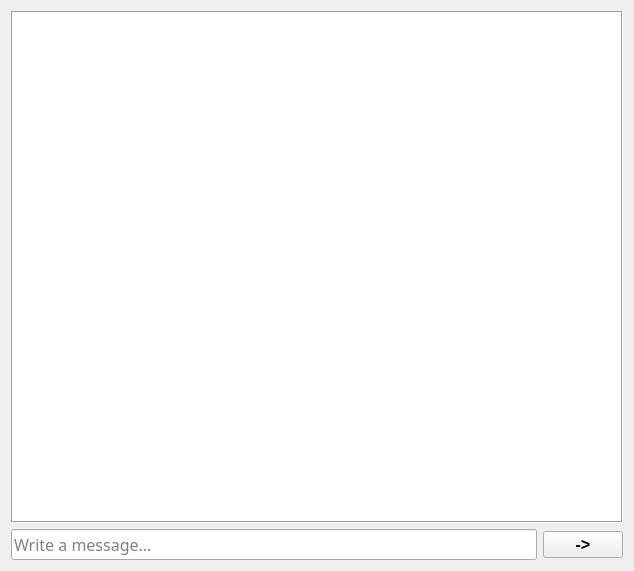
<?xml version="1.0" encoding="UTF-8"?>
<ui version="4.0">
 <class>ChatWindow</class>
 <widget class="QWidget" name="ChatWindow">
  <property name="geometry">
   <rect>
    <x>0</x>
    <y>0</y>
    <width>634</width>
    <height>571</height>
   </rect>
  </property>
  <property name="mouseTracking">
   <bool>true</bool>
  </property>
  <property name="windowTitle">
   <string>Form</string>
  </property>
  <layout class="QVBoxLayout" name="verticalLayout">
   <item>
    <widget class="QTextBrowser" name="textBrowser">
     <property name="font">
      <font>
       <family>Franklin Gothic Book</family>
      </font>
     </property>
     <property name="frameShape">
      <enum>QFrame::Box</enum>
     </property>
     <property name="midLineWidth">
      <number>0</number>
     </property>
     <property name="html">
      <string>&lt;!DOCTYPE HTML PUBLIC &quot;-//W3C//DTD HTML 4.0//EN&quot; &quot;http://www.w3.org/TR/REC-html40/strict.dtd&quot;&gt;
&lt;html&gt;&lt;head&gt;&lt;meta name=&quot;qrichtext&quot; content=&quot;1&quot; /&gt;&lt;style type=&quot;text/css&quot;&gt;
p, li { white-space: pre-wrap; }
&lt;/style&gt;&lt;/head&gt;&lt;body style=&quot; font-family:'Franklin Gothic Book'; font-size:7.8pt; font-weight:400; font-style:normal;&quot;&gt;
&lt;p style=&quot;-qt-paragraph-type:empty; margin-top:0px; margin-bottom:0px; margin-left:0px; margin-right:0px; -qt-block-indent:0; text-indent:0px; font-family:'MS Shell Dlg 2';&quot;&gt;&lt;br /&gt;&lt;/p&gt;&lt;/body&gt;&lt;/html&gt;</string>
     </property>
    </widget>
   </item>
   <item>
    <layout class="QHBoxLayout" name="horizontalLayout">
     <item>
      <widget class="QLineEdit" name="msgLineEdit">
       <property name="font">
        <font>
         <family>Franklin Gothic Book</family>
         <pointsize>12</pointsize>
        </font>
       </property>
       <property name="placeholderText">
        <string>Write a message...</string>
       </property>
       <property name="clearButtonEnabled">
        <bool>true</bool>
       </property>
      </widget>
     </item>
     <item>
      <widget class="QPushButton" name="sendButton">
       <property name="font">
        <font>
         <pointsize>12</pointsize>
         <weight>75</weight>
         <bold>true</bold>
        </font>
       </property>
       <property name="text">
        <string>-&gt;</string>
       </property>
      </widget>
     </item>
    </layout>
   </item>
  </layout>
 </widget>
 <resources/>
 <connections/>
</ui>
